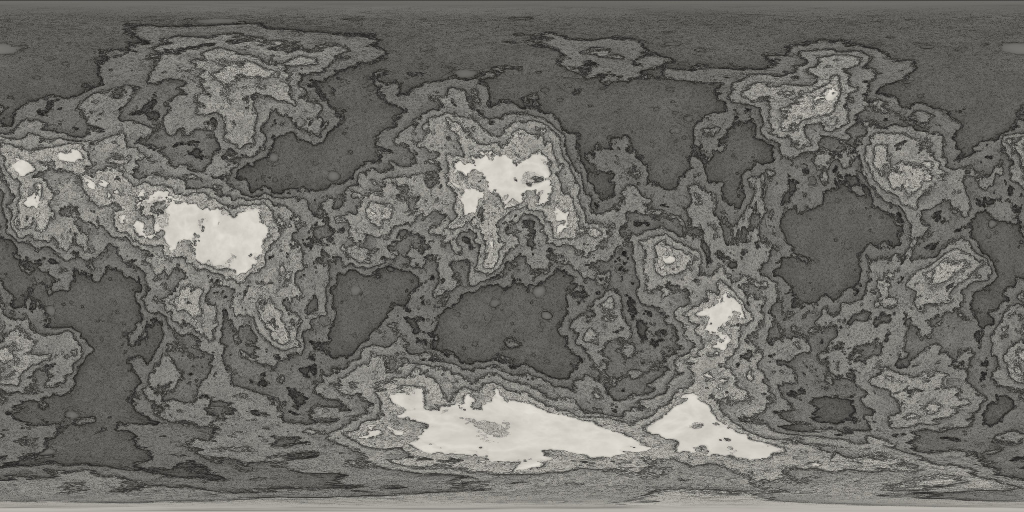
#> input picture assets/art/worlds/w1_albedo.jpg, 2048 x 1024 px (shown at 1/2 size)
$ python grid.py ../../assets/art/worlds/w1_albedo.jpg ../../assets/art/worlds/w2_albedo.jpg ../../assets/art/worlds/w2_albedo.jpg ../../assets/art/worlds/w2_albedo.jpg ../../assets/art/worlds/w2_albedo.jpg ../../assets/art/worlds/w2_albedo.jpg
#> lines starting #> are read from the running program, lines starting #| are printed output that depends on the picture
"""Coordinate grid over a canvas image (for reading joint positions).
Usage: grid.py <img> <out.png> [x0 y0 x1 y1] [scale]"""
import sys
from PIL import Image, ImageDraw, ImageFont

src, out = sys.argv[1], sys.argv[2]
im = Image.open(src).convert("RGBA")
bg = Image.new("RGBA", im.size, (90, 90, 96, 255))
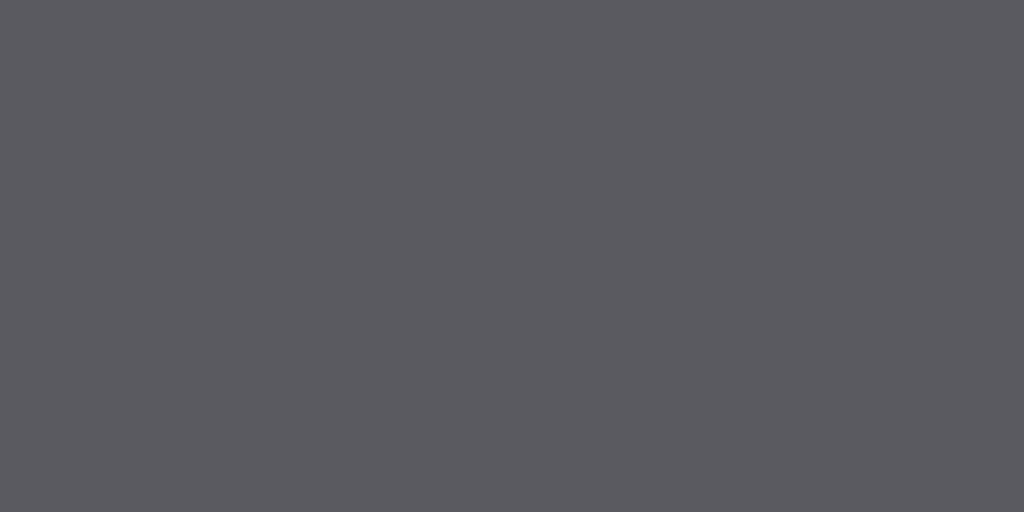
#> bg: PIL image 2048x1024 RGBA (shown at 1/2 size); mean R, G, B, A 90, 90, 96, 255
bg.alpha_composite(im)
#> (the run stopped early here; a loop or call above may not have finished)
